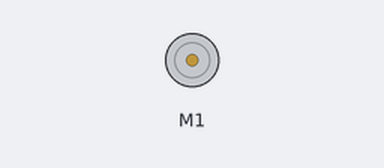
Recording of a sketch running on a simulated Arduino Uno, built with avr-gcc and run on an emulated ATmega328P. Parts: DC motor (green arrow = forward, orange = backward, longer = faster). What the sketch prints to the serial monitor is not drawn.

Above: at 10.7 s.
Timing chart, 0 to 14.6 s (numbered marks = the images above):
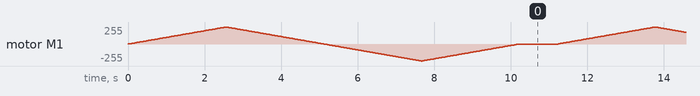

The sketch:

DCMotorTest.ino
```cpp
/*
This is a test sketch for the Adafruit assembled Motor Shield for Arduino v2
It won't work with v1.x motor shields! Only for the v2's with built in PWM
control

For use with the Adafruit Motor Shield v2
---->	http://www.adafruit.com/products/1438
*/

#include <Adafruit_MotorShield.h>

// Create the motor shield object with the default I2C address
Adafruit_MotorShield AFMS = Adafruit_MotorShield();
// Or, create it with a different I2C address (say for stacking)
// Adafruit_MotorShield AFMS = Adafruit_MotorShield(0x61);

// Select which 'port' M1, M2, M3 or M4. In this case, M1
Adafruit_DCMotor *DCmotor = AFMS.getMotor(1);
// You can also make another motor on port M2
//Adafruit_DCMotor *myOtherMotor = AFMS.getMotor(2);

void setup() {
  Serial.begin(9600);           // set up Serial library at 9600 bps
  Serial.println("Adafruit Motorshield v2 - DC Motor test!");

  if (!AFMS.begin()) {         // create with the default frequency 1.6KHz
  // if (!AFMS.begin(1000)) {  // OR with a different frequency, say 1KHz
    Serial.println("Could not find Motor Shield. Check wiring.");
    while (1);
  }
  Serial.println("Motor Shield found.");

  // Set the speed to start, from 0 (off) to 255 (max speed)
  DCmotor->setSpeed(150);
  DCmotor->run(FORWARD);
  // turn on motor
  DCmotor->run(RELEASE);
}

void loop() {
  uint8_t i;

  Serial.print("tick");

  DCmotor->run(FORWARD);
  for (i=0; i<255; i++) {
    DCmotor->setSpeed(i);
    delay(10);
  }
  for (i=255; i!=0; i--) {
    DCmotor->setSpeed(i);
    delay(10);
  }

  Serial.print("tock");

  DCmotor->run(BACKWARD);
  for (i=0; i<255; i++) {
    DCmotor->setSpeed(i);
    delay(10);
  }
  for (i=255; i!=0; i--) {
    DCmotor->setSpeed(i);
    delay(10);
  }

  Serial.print("tech");
  DCmotor->run(RELEASE);
  delay(1000);
}
```
